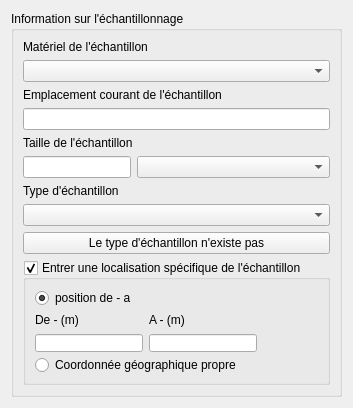
<?xml version="1.0" encoding="UTF-8"?>
<ui version="4.0">
 <class>Form</class>
 <widget class="QWidget" name="Form">
  <property name="geometry">
   <rect>
    <x>0</x>
    <y>0</y>
    <width>330</width>
    <height>385</height>
   </rect>
  </property>
  <property name="windowTitle">
   <string>Form</string>
  </property>
  <layout class="QHBoxLayout" name="horizontalLayout">
   <item>
    <widget class="QGroupBox" name="groupbox_specimen">
     <property name="title">
      <string>Information sur l'échantillonnage</string>
     </property>
     <layout class="QFormLayout" name="formLayout">
      <property name="fieldGrowthPolicy">
       <enum>QFormLayout::AllNonFixedFieldsGrow</enum>
      </property>
      <item row="0" column="0" colspan="2">
       <widget class="QLabel" name="label">
        <property name="text">
         <string>Matériel de l'échantillon</string>
        </property>
       </widget>
      </item>
      <item row="1" column="0" colspan="2">
       <widget class="QComboBox" name="CB_spe_material"/>
      </item>
      <item row="2" column="0" colspan="2">
       <widget class="QLabel" name="label_2">
        <property name="text">
         <string>Emplacement courant de l'échantillon</string>
        </property>
       </widget>
      </item>
      <item row="3" column="0" colspan="2">
       <widget class="QLineEdit" name="LE_current_loc"/>
      </item>
      <item row="4" column="0" colspan="2">
       <widget class="QLabel" name="label_3">
        <property name="text">
         <string>Taille de l'échantillon</string>
        </property>
       </widget>
      </item>
      <item row="5" column="0">
       <widget class="QLineEdit" name="LE_Size_qt"/>
      </item>
      <item row="5" column="1">
       <widget class="QComboBox" name="CB_size_unit"/>
      </item>
      <item row="6" column="0">
       <widget class="QLabel" name="label_4">
        <property name="text">
         <string>Type d'échantillon</string>
        </property>
       </widget>
      </item>
      <item row="7" column="0" colspan="2">
       <widget class="QComboBox" name="CB_sample_type"/>
      </item>
      <item row="9" column="0" colspan="2">
       <widget class="QGroupBox" name="GB_spe_loc">
        <property name="minimumSize">
         <size>
          <width>0</width>
          <height>125</height>
         </size>
        </property>
        <property name="title">
         <string>Entrer une localisation spécifique de l'échantillon</string>
        </property>
        <property name="checkable">
         <bool>true</bool>
        </property>
        <layout class="QFormLayout" name="formLayout_2">
         <item row="1" column="0">
          <widget class="QLabel" name="label_5">
           <property name="minimumSize">
            <size>
             <width>0</width>
             <height>18</height>
            </size>
           </property>
           <property name="text">
            <string>De - (m)</string>
           </property>
          </widget>
         </item>
         <item row="1" column="1">
          <widget class="QLabel" name="label_6">
           <property name="minimumSize">
            <size>
             <width>0</width>
             <height>18</height>
            </size>
           </property>
           <property name="text">
            <string>A - (m)</string>
           </property>
          </widget>
         </item>
         <item row="2" column="0">
          <widget class="QLineEdit" name="LE_spe_from">
           <property name="sizePolicy">
            <sizepolicy hsizetype="Fixed" vsizetype="Fixed">
             <horstretch>0</horstretch>
             <verstretch>0</verstretch>
            </sizepolicy>
           </property>
           <property name="minimumSize">
            <size>
             <width>0</width>
             <height>18</height>
            </size>
           </property>
           <property name="sizeIncrement">
            <size>
             <width>4</width>
             <height>0</height>
            </size>
           </property>
          </widget>
         </item>
         <item row="2" column="1">
          <widget class="QLineEdit" name="LE_spe_to">
           <property name="sizePolicy">
            <sizepolicy hsizetype="Fixed" vsizetype="Fixed">
             <horstretch>0</horstretch>
             <verstretch>0</verstretch>
            </sizepolicy>
           </property>
           <property name="minimumSize">
            <size>
             <width>0</width>
             <height>18</height>
            </size>
           </property>
           <property name="sizeIncrement">
            <size>
             <width>0</width>
             <height>0</height>
            </size>
           </property>
          </widget>
         </item>
         <item row="0" column="0" colspan="2">
          <widget class="QRadioButton" name="radioButton">
           <property name="minimumSize">
            <size>
             <width>0</width>
             <height>18</height>
            </size>
           </property>
           <property name="text">
            <string>position de - a</string>
           </property>
           <property name="checked">
            <bool>true</bool>
           </property>
          </widget>
         </item>
         <item row="3" column="0" colspan="2">
          <widget class="QRadioButton" name="radioButton_2">
           <property name="minimumSize">
            <size>
             <width>0</width>
             <height>18</height>
            </size>
           </property>
           <property name="text">
            <string>Coordonnée géographique propre</string>
           </property>
          </widget>
         </item>
        </layout>
       </widget>
      </item>
      <item row="8" column="0" colspan="2">
       <widget class="QPushButton" name="btn_create_samp_type">
        <property name="text">
         <string>Le type d'échantillon n'existe pas</string>
        </property>
       </widget>
      </item>
     </layout>
    </widget>
   </item>
  </layout>
 </widget>
 <resources/>
 <connections/>
</ui>
